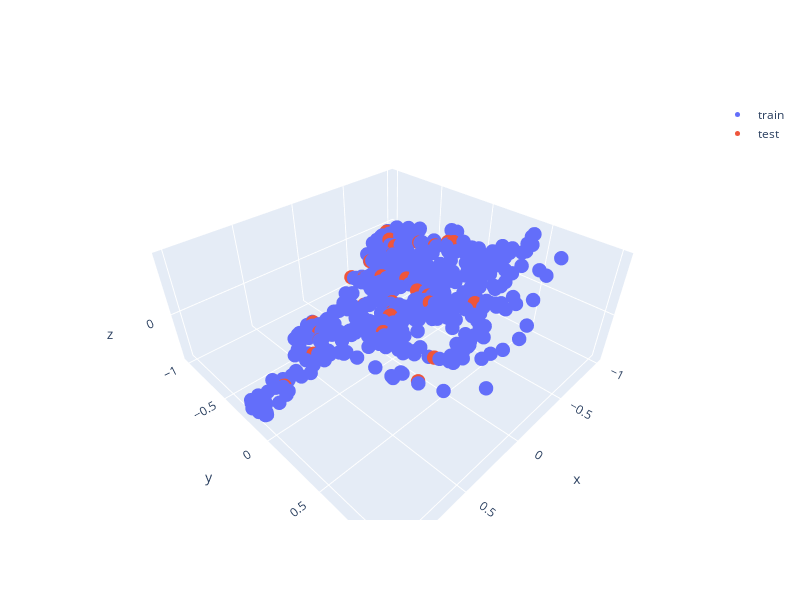
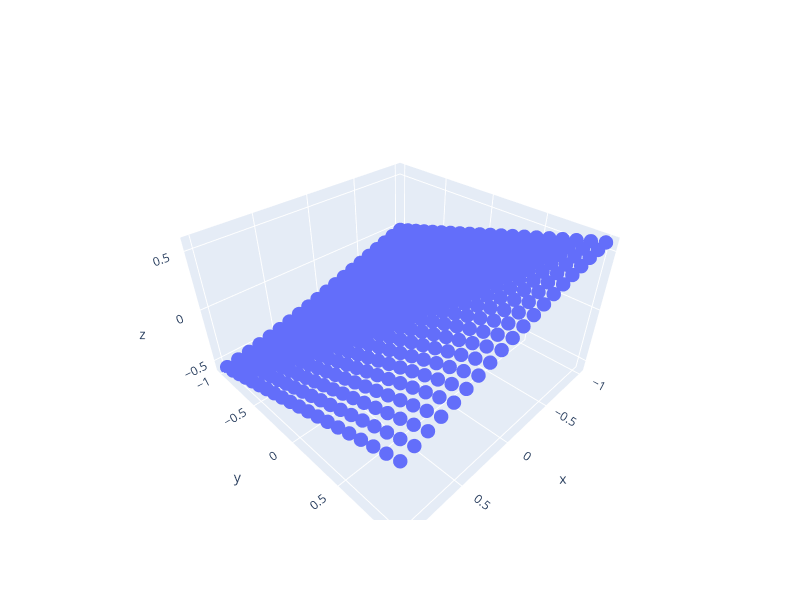
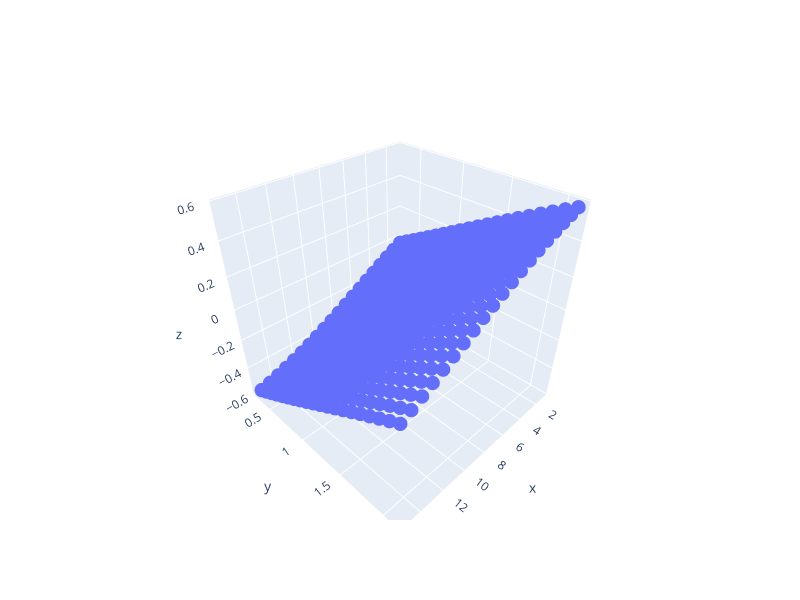

Notebook code for these charts, in order:
### Markdown cell above
## Test

### Code cell
import plotly.graph_objects as go


layout = go.Layout(width=800, height=600)
x1_nn_train_pred = model_x1.predict([X_train[:, :2]])
fig3 = go.Figure(data=go.Scatter3d(x=X_train[:, 0], y=X_train[:, 1], z=x1_nn_train_pred[:,0],
                                   mode='markers', marker=dict(size=5), name='train'), layout=layout)

x1_nn_test_pred = model_x1.predict([X_test[:, :2]])
fig3.add_trace(go.Scatter3d(x=X_test[:, 0], y=X_test[:, 1], z=x1_nn_test_pred[:,0],
                            mode='markers', marker=dict(size=5), name='test'))
fig3.show()

layout = go.Layout(width=800, height=600)
X1_mesh, X2_mesh = np.meshgrid(np.linspace(-1., 1., 20), np.linspace(-1, 1, 20))
x1_mesh, x2_mesh = np.ravel(X1_mesh).reshape((-1, 1)), np.ravel(X2_mesh).reshape((-1, 1))
X1_mesh = np.hstack((x1_mesh, x2_mesh))
y_mesh = model_x1.predict([X1_mesh])
fig4 = go.Figure(data=go.Scatter3d(x=x1_mesh.ravel(), y=x2_mesh.ravel(), z=y_mesh.ravel(),
                                   mode='markers', marker=dict(size=5)), layout=layout)
fig4.show()

layout = go.Layout(width=800, height=600)
X1_mesh, X2_mesh = np.meshgrid(np.linspace(-1, 1, 20), np.linspace(-1, 1, 20))
x1_mesh, x2_mesh = np.ravel(X1_mesh).reshape((-1, 1)), np.ravel(X2_mesh).reshape((-1, 1))
X1_mesh = np.hstack((x1_mesh, x2_mesh))
y_mesh = model_x1.predict([X1_mesh])
X1_mesh_actual = scaler_X.inverse_transform(X1_mesh)
fig4 = go.Figure(data=go.Scatter3d(x=X1_mesh_actual[:, 0], 
                                   y=X1_mesh_actual[:, 1], z=y_mesh.ravel(),
                                   mode='markers', marker=dict(size=5)), layout=layout)
fig4.show()

### Figure 1 — Plotly figure (JSON) as saved in the notebook; plotly's stock layout.template omitted (floating-point values rounded to 4 significant figures; data arrays with more than 128 entries replaced by an {"elided": "..."} marker saying what was removed)
{"data": [{"marker": {"size": 5}, "mode": "markers", "name": "train", "type": "scatter3d", "x": {"elided": "615 float values"}, "y": {"elided": "615 float values"}, "z": {"elided": "615 float values"}}, {"marker": {"size": 5}, "mode": "markers", "name": "test", "type": "scatter3d", "x": [-0.8324, -0.9202, 0.1598, -0.777, -0.3565, -0.6295, -0.1572, 0.4275, 0.2917, 0.2522, -0.2214, -0.01719, -0.8042, -0.835, 0.4728, -0.2548, 0.01061, -0.317, 0.3522, 0.01061, -0.2123, -0.8137, 0.7701, -0.5178, 0.2205, -0.04287, -0.1109, -0.3637, -0.7325, 0.01888, -0.3041, -0.1595, -0.2832], "y": [-0.2244, -1, 0.06864, -0.3075, -0.4808, -0.6298, 0.1967, 0.6224, -0.4641, 0.5837, 0.1201, -0.02835, -0.498, -0.1709, -0.2945, -0.01465, -0.0121, -0.6409, -0.3799, -0.0121, 0.5035, -0.8555, -0.2268, -0.7848, -0.6329, -0.3404, -0.1159, -0.2218, -0.7076, -0.01513, -0.7857, 0.1866, -0.6342], "z": [0.1626, -0.0551, -0.02212, 0.1213, -0.05687, -0.02474, 0.1175, 0.08691, -0.2442, 0.1273, 0.1099, -0.002831, 0.06738, 0.1804, -0.2368, 0.07296, -0.005512, -0.1226, -0.2327, -0.005512, 0.2384, -0.04222, -0.2898, -0.1084, -0.2805, -0.1038, -0.005207, 0.03354, -0.01957, -0.00906, -0.1743, 0.1147, -0.1307]}], "layout": {"height": 600, "width": 800}}

### Figure 2 — Plotly figure (JSON) as saved in the notebook; plotly's stock layout.template omitted (floating-point values rounded to 4 significant figures; data arrays with more than 128 entries replaced by an {"elided": "..."} marker saying what was removed)
{"data": [{"marker": {"size": 5}, "mode": "markers", "type": "scatter3d", "x": {"elided": "400 float values"}, "y": {"elided": "400 float values"}, "z": {"elided": "400 float values"}}], "layout": {"height": 600, "width": 800}}

### Figure 3 — Plotly figure (JSON) as saved in the notebook; plotly's stock layout.template omitted (floating-point values rounded to 4 significant figures; data arrays with more than 128 entries replaced by an {"elided": "..."} marker saying what was removed)
{"data": [{"marker": {"size": 5}, "mode": "markers", "type": "scatter3d", "x": {"elided": "400 float values"}, "y": {"elided": "400 float values"}, "z": {"elided": "400 float values"}}], "layout": {"height": 600, "width": 800}}
